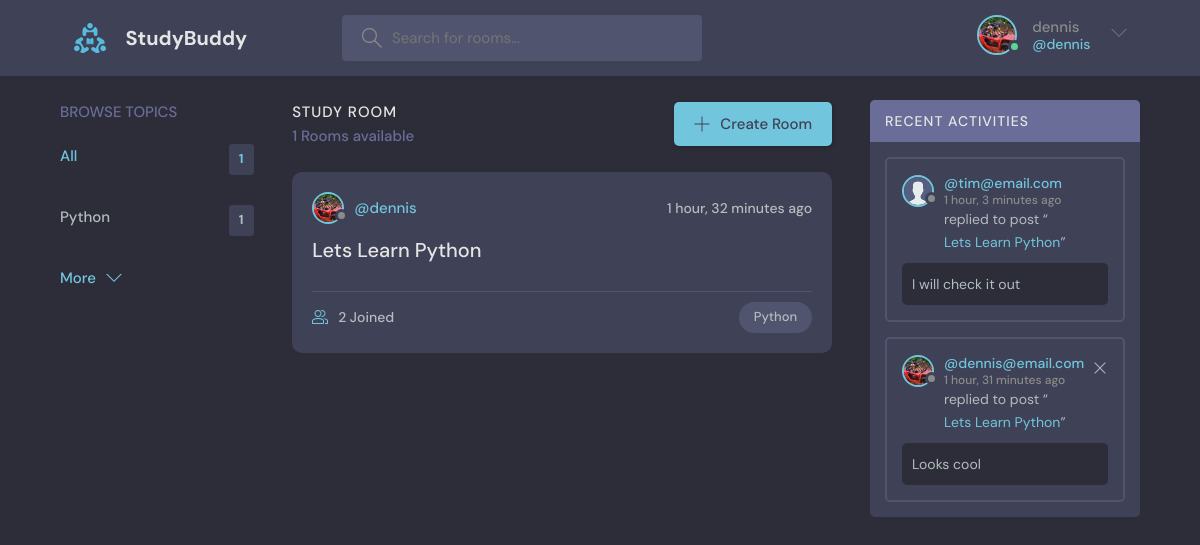
/ (signed in), run on the app's committed database.
### base/models.py (models this page shows, shortened)
class User(AbstractUser):
    name = models.CharField(max_length=200, null=True)
    email = models.EmailField(unique=True, null=True)
    bio = models.TextField(null=True)
    avatar = models.ImageField(null=True, default="avatar.svg")
    USERNAME_FIELD = 'email'
    REQUIRED_FIELDS = []

class Topic(models.Model):
    name = models.CharField(max_length=200)

class Room(models.Model):
    host = models.ForeignKey(User, on_delete=models.SET_NULL, null=True )
    topic = models.ForeignKey(Topic, on_delete=models.SET_NULL, null=True)
    name = models.CharField(max_length=200)
    description = models.TextField(null=True, blank=True)
    participants = models.ManyToManyField(User, related_name='participants', blank=True)
    updated = models.DateTimeField(auto_now=True)
    created = models.DateTimeField(auto_now_add=True)
    class Meta:
        ordering = ['-updated', '-created']
    def __str__(self):
        return self.name

class Message(models.Model):
    user = models.ForeignKey(User, on_delete=models.CASCADE)
    room = models.ForeignKey(Room, on_delete=models.CASCADE)
    body = models.TextField()
    updated = models.DateTimeField(auto_now=True)
    created = models.DateTimeField(auto_now_add=True)
    class Meta:
        ordering = ['-updated', '-created']

### base/views.py (the view)
# urls.py: path('', views.home, name="home"),
def home(request):
    q = request.GET.get('q') if request.GET.get('q') != None else ''
    rooms = Room.objects.filter(
        Q(topic__name__icontains=q) |
        Q(name__icontains=q) |
        Q(description__icontains=q)
        )
    topics = Topic.objects.all()[0:5]
    room_count = rooms.count()
    room_messages = Message.objects.filter(Q(room__topic__name__icontains=q))
    context = {'rooms': rooms, 'topics': topics,
    'room_count': room_count, 'room_messages': room_messages}
    return render(request, 'base/home.html', context)

### base/templates/base/home.html (shortened to what this page needs)
{% extends 'main.html' %}
{% block content %}
<main class="layout layout--3">
  <div class="container">
    {% include 'base/topics_component.html' %}
    <div class="roomList">
      <div class="roomList__header">
        <div>
          <h2>Study Room</h2>
          <p>{{room_count}} Rooms available</p>
        </div>
        <a class="btn btn--main" href="{% url 'create-room' %}">
          <svg version="1.1" xmlns="http://www.w3.org/2000/svg" width="32" height="32" viewBox="0 0 32 32">
            <title>add</title>
            <path
              d="M16.943 0.943h-1.885v14.115h-14.115v1.885h14.115v14.115h1.885v-14.115h14.115v-1.885h-14.115v-14.115z"
            ></path>
          </svg>
          Create Room
        </a>
      </div>
      {% include 'base/feed_component.html' %}
    </div>
    {% include 'base/activity_component.html' %}
  </div>
</main>
{% endblock %}

### templates/navbar.html (shortened to what this page needs)
{% load static %}
<header class="header header--loggedIn">
    <div class="container">
        <a href="{% url 'home' %}" class="header__logo">
        <img src="{% static 'images/logo.svg' %}" />
        <h1>StudyBuddy</h1>
        </a>
        <form class="header__search" method="GET" action="{% url 'home' %}">
        <label>
            <input name="q" placeholder="Search for rooms..." />
        </label>
        </form>
        <nav class="header__menu">
        {% if request.user.is_authenticated %}
        <div class="header__user">
            <a href="{% url 'update-user' %}">
            <div class="avatar avatar--medium active">
                <img src="{{request.user.avatar.url}}" />
            </div>
            <p>{{request.user.username}}<span>@{{request.user.username}}</span></p>
            </a>
            <button class="dropdown-button">
            <svg version="1.1" xmlns="http://www.w3.org/2000/svg" width="32" height="32" viewBox="0 0 32 32">
                <title>chevron-down</title>
                <path d="M16 21l-13-13h-3l16 16 16-16h-3l-13 13z"></path>
            </svg>
            </button>
        </div>
        {% else %}
        <a href="{% url 'login' %}">
            <img src=""{% static 'images/avatar.svg' %}" />
            <p>Login</p>
        </a>
        {% endif %}
        </nav>
    </div>
</header>

### base/templates/base/topics_component.html
<div class="topics">
    <div class="topics__header">
      <h2>Browse Topics</h2>
    </div>
    <ul class="topics__list">
      <li>
        <a href="{% url 'home' %}" class="active">All <span>{{topics.count}}</span></a>
      </li>
      {% for topic in topics %}
      <li>
        <a href="{% url 'home' %}?q={{topic.name}}">{{topic.name}}<span>{{topic.room_set.all.count}}</span></a>
      </li>
      {% endfor %}
    </ul>
    <a class="btn btn--link" href="{% url 'topics' %}">
      More
      <svg version="1.1" xmlns="http://www.w3.org/2000/svg" width="32" height="32" viewBox="0 0 32 32">
        <title>chevron-down</title>
        <path d="M16 21l-13-13h-3l16 16 16-16h-3l-13 13z"></path>
      </svg>
    </a>
</div>

### base/templates/base/feed_component.html (shortened to what this page needs)
{% for room in rooms %}
<div class="roomListRoom">
    <div class="roomListRoom__header">
      <a href="{% url 'user-profile' room.host.id %}" class="roomListRoom__author">
        <div class="avatar avatar--small">
          <img src="{{room.host.avatar.url}}" />
        </div>
        <span>@{{room.host.username}}</span>
      </a>
      <div class="roomListRoom__actions">
        <span>{{room.created|timesince}} ago</span>
      </div>
    </div>
    <div class="roomListRoom__content">
      <a href="{% url 'room' room.id %}">{{room.name}}</a>
    </div>
    <div class="roomListRoom__meta">
      <a href="{% url 'room' room.id %}" class="roomListRoom__joined">
        {{room.participants.all.count}} Joined
      </a>
      <p class="roomListRoom__topic">{{room.topic.name}}</p>
    </div>
</div>
{% endfor %}

### base/templates/base/activity_component.html
<div class="activities">
    <div class="activities__header">
      <h2>Recent Activities</h2>
    </div>
    {% for message in room_messages %}
    <div class="activities__box">
      <div class="activities__boxHeader roomListRoom__header">
        <a href="{% url 'user-profile' message.user.id %}" class="roomListRoom__author">
          <div class="avatar avatar--small">
            <img src="{{message.user.avatar.url}}" />
          </div>
          <p>
            @{{message.user}}
            <span>{{message.created|timesince}} ago</span>
          </p>
        </a>
        {% if request.user == message.user %}
        <div class="roomListRoom__actions">
          <a href="{% url 'delete-message' message.id %}">
            <svg version="1.1" xmlns="http://www.w3.org/2000/svg" width="32" height="32" viewBox="0 0 32 32">
              <title>remove</title>
              <path
                d="M27.314 6.019l-1.333-1.333-9.98 9.981-9.981-9.981-1.333 1.333 9.981 9.981-9.981 9.98 1.333 1.333 9.981-9.98 9.98 9.98 1.333-1.333-9.98-9.98 9.98-9.981z"
              ></path>
            </svg>
          </a>
        </div>
        {% endif %}
      </div>
      <div class="activities__boxContent">
        <p>replied to post “<a href="{% url 'room' message.room.id %}">{{message.room}}</a>”</p>
        <div class="activities__boxRoomContent">
            {{message.body}}
        </div>
      </div>
    </div>
    {% endfor %}
</div>

### data on the page
User: user.avatar (picture), user.username "dennis"
Topic: name "Python", room_set.all.count "1"
Room: host.avatar (picture), host.username "dennis", created "1 hour, 32 minutes", name "Lets Learn Python", participants.all.count "2", topic.name "Python"
Message: user.avatar (placeholder picture), user "tim@email.com", created "1 hour, 3 minutes", room "Lets Learn Python", body "I will check it out"
Message: user.avatar (picture), user "dennis@email.com", created "1 hour, 31 minutes", room "Lets Learn Python", body "Looks cool"

### other printed values
{{ topics.count }} "1"
{{ room_count }} "1"
